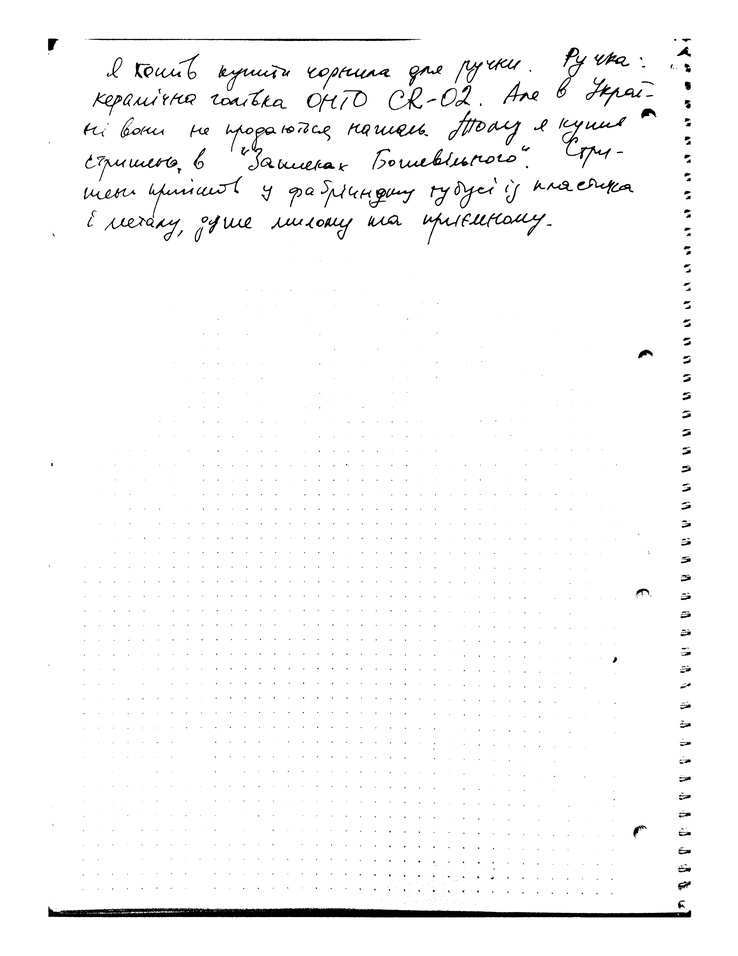
#> input picture refined_images/refined_page_1.jpg, 738 x 956 px, shrunk from 4250 x 5500 before the run
$ python -i image_utils.py   (imports and definitions only)
#> lines starting #> are read from the running program, lines starting #| are printed output that depends on the picture; after the words box and inside, x2 and y2 are one past the last pixel; in counts of white or black regions, pixels touching at a corner belong together
from pdf2image import convert_from_path
from PIL import Image, ImageEnhance, ImageFilter
import os

def pdf_to_images(pdf_path, dpi=500):
    """Convert PDF pages into images for processing."""
    return convert_from_path(pdf_path, dpi=dpi)

def refine_image(img, contrast=1.3, threshold=190, filter_size=1):
    """Enhance image clarity to improve OCR accuracy."""
    img = img.convert('L')
    img = ImageEnhance.Contrast(img).enhance(contrast)
    img = img.point(lambda p: 255 if p > threshold else 0)
    return img.filter(ImageFilter.MedianFilter(filter_size))

def save_images(images, output_dir='refined_images'):
    """Saves a list of PIL Image objects to JPG files."""
    if not os.path.exists(output_dir):
        os.makedirs(output_dir)

    for idx, img in enumerate(images, start=1):
        img.save(os.path.join(output_dir, f'refined_page_{idx}.jpg'), 'JPEG')

def save_images_and_pdf(images, images_dir, pdf_filename):
    """Save refined images individually and combined as PDF."""
    os.makedirs(images_dir, exist_ok=True)
    paths = [os.path.join(images_dir, f'refined_page_{i+1}.jpg') for i in range(len(images))]
    for img, path in zip(images, paths):
        img.save(path, 'JPEG')
    images[0].save(os.path.join(images_dir, pdf_filename), save_all=True, append_images=images[1:])

# [7 lines not run here, left out]

>>> from PIL import Image
>>> picture = Image.open('refined_images/refined_page_1.jpg')
#> picture is the input picture: PIL image 738x956 L; min 0, max 255, mean 248.8
>>> result = refine_image(picture)
#> in refine_image, `img = img.point(lambda p: 255 if p > threshold else 0)`:
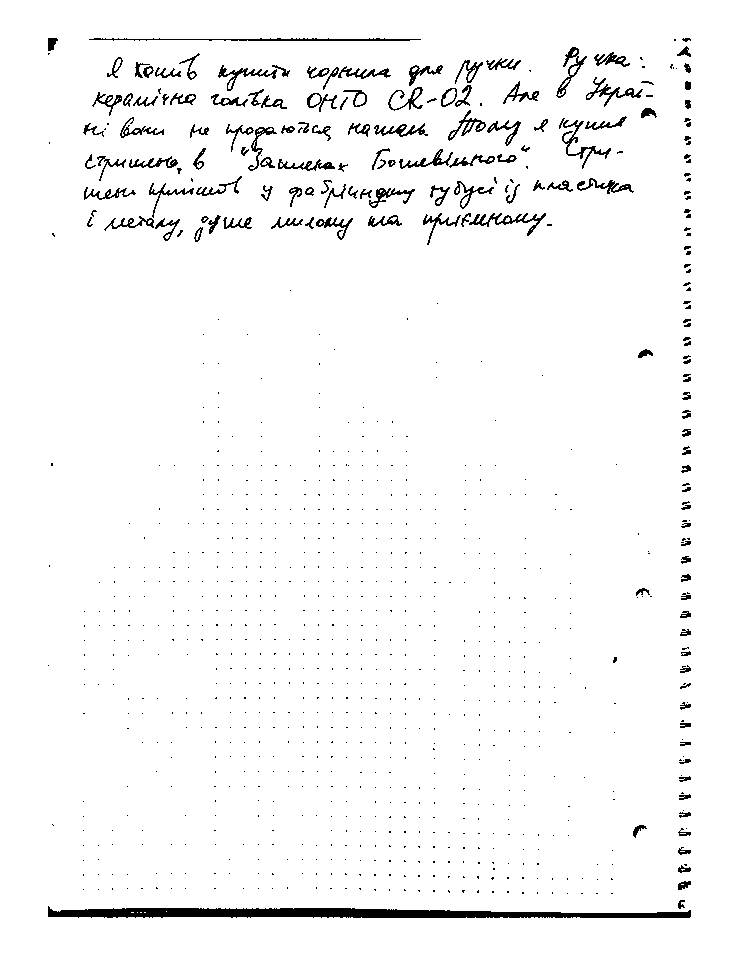
#> img: PIL image 738x956 L; 96.9% white; 978 black regions (833 under 20 px), largest, box (x1, y1, x2, y2) and area: (48, 906, 691, 918) 4774, (89, 38, 421, 41) 560, (559, 118, 611, 169) 416
